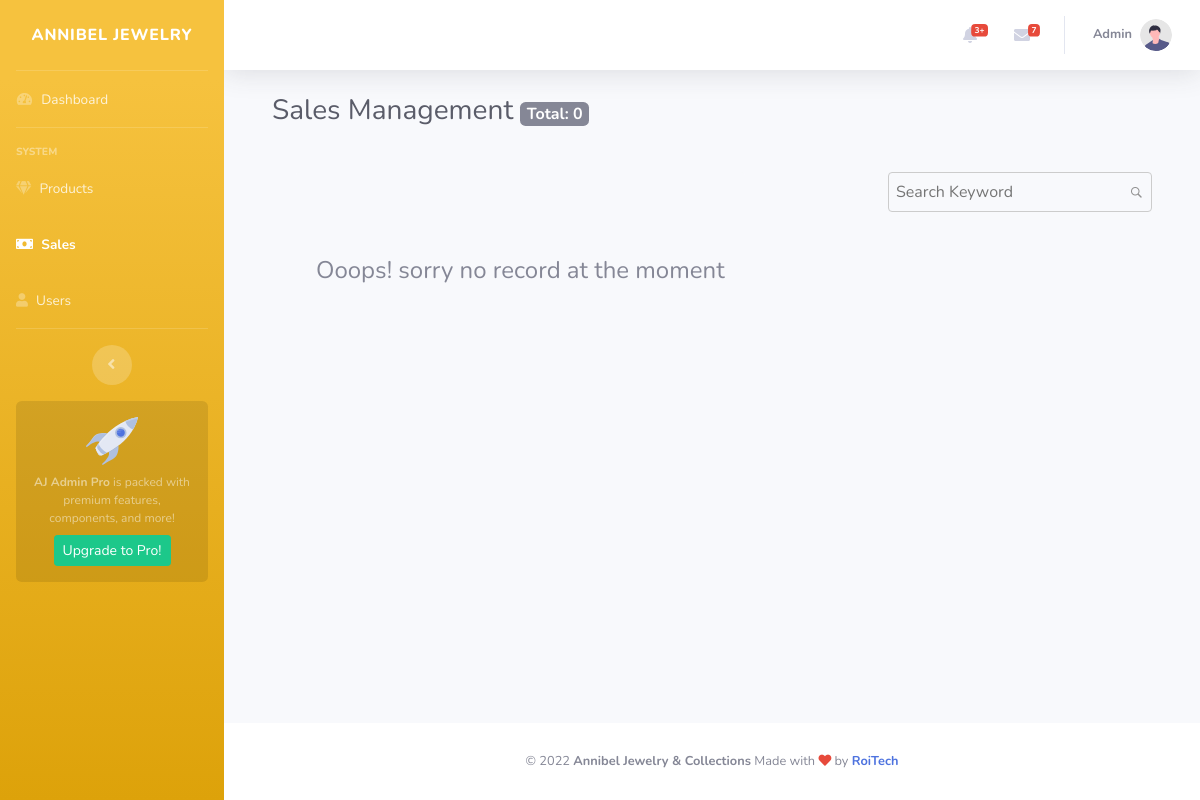
The page /Admin/document_view/sales.php on the database as committed earlier.
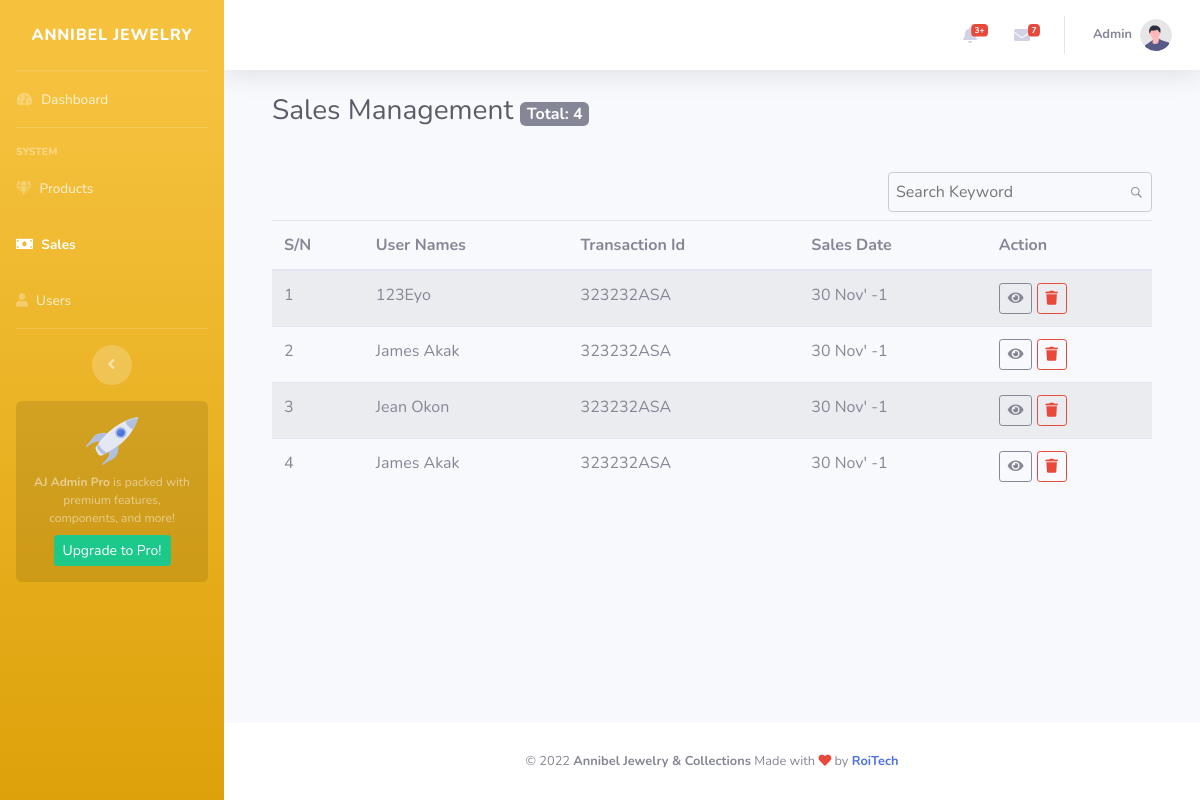
The same page on the database as committed later.
### tables this page shows
CREATE TABLE `sales` (
  `id` int(11) NOT NULL,
  `user_id` int(11) NOT NULL,
  `amount` int(11) NOT NULL,
  `transaction_id` text NOT NULL,
  `sales_date` date NOT NULL DEFAULT current_timestamp(),
  `status` int(11) NOT NULL
);

CREATE TABLE `users` (
  `id` int(11) NOT NULL,
  `email` text NOT NULL,
  `password` text NOT NULL,
  `type` int(11) NOT NULL,
  `fullname` varchar(200) NOT NULL,
  `address` text NOT NULL,
  `town_city` text NOT NULL,
  `country` text NOT NULL,
  `zipcode` varchar(10) NOT NULL,
  `contact_info` text NOT NULL,
  `ordernote` text NOT NULL,
  `created_on` text NOT NULL DEFAULT current_timestamp(),
  `activate_code` text NOT NULL,
  `status` int(11) NOT NULL
);

### Admin/system/custom_model/sharedComponents.php (called while the page is built, shortened)
<?php
class SharedComponents
{
	function connection(){return new Database();}
	function protect($routeValue)
	{
		$data = $routeValue."";
		$ciphering = "AES-128-CTR";
		$options = 0;
		$encryption_iv = '1234567891011121';
		$encryption_key = "eyo123";
		$encryption = openssl_encrypt($data, $ciphering,
		$encryption_key, $options, $encryption_iv);
		return $encryption;
	}
	function unprotect($encryptedValue)
	{
		$ciphering = "AES-128-CTR";
		$options = 0;
		$decryption_iv = '1234567891011121';
		$decryption_key = "eyo123";
		$decryption = openssl_decrypt ($encryptedValue, $ciphering,
		$decryption_key, $options, $decryption_iv);
		return $decryption;
	}
	function getItemCount($tableName)
	{
		$db_handle = $this->connection()->open();
		try
		{
			$stm = $db_handle->prepare("SELECT * FROM $tableName");
			$stm->execute();
			$count = $stm->rowCount();
			return $count;
		}
		catch(PDOException $ex)
		{
			return $ex;
		}
		finally
		{
			$this->connection()->close();
		}
	}
}
?>

### system/models/userAccountModel.php (called while the page is built, shortened)
<?php
class Users
{
	function connection(){return new Database();}
	function SharedComponents(){return new SharedComponents();}
	function users()
	{
        $UserData =  new stdClass();
		$UserData->EncryptedId = "";
        $UserData->Email = "";
        $UserData->Password = "";
        $UserData->Fullname = "";
        $UserData->Address = "";
        $UserData->Town_City = "";
        $UserData->Country = "";
        $UserData->ZipCode = "";
		$UserData->Contact_Info = "";
		$UserData->OrderNote = "";
        return $UserData;
    }
	function getUserById($idds)
    {
        $db_handle = $this->connection()->open();
        try
		{
            $astmt = $db_handle->prepare("SELECT * FROM users WHERE id=:id");
            $astmt->execute(['id' => $this->SharedComponents()->unprotect($idds)]);
            $item = $astmt->fetch();
            if(!empty($item))
            {
                $users = new $UserData;
                $users->EncryptedId = $this->SharedComponents()->protect($item["id"]);
                $users->Email = $item["email"];
                $users->Password = $item["password"];
                $users->Fullname = $item["fullname"];
                $users->Address = $item["address"];
                $users->Town_City = $item["town_city"];
                $users->Country = $item["country"];
                $users->ZipCode = $item["zipcode"];
                $users->Contact_Info = $item["contact_info"];
                $users->OrderNote = $item["ordernote"];
                return $users;
            }
        }
		catch(PDOException $ex)
		{
			return $ex;
		}
		finally
		{
			$this->connection()->close();
		}
    }
}
?>

### Admin/document_view/sales.php (the view, shortened to what this page needs)
<?php
    include '../includes/header.php';
    require_once '../system/custom_model/sharedComponents.php';
    require_once '../../system/models/userAccountModel.php';
    $database_username = 'root';
	$database_password = '';
	$pdo_conn = new PDO( 'mysql:host=localhost;dbname=eyocommerce', $database_username, $database_password );
?>
<body id="page-top">
<?php
	$search_keyword = '';
	$sql = 'SELECT * FROM sales WHERE sales_date LIKE :keyword OR transaction_id LIKE :keyword ORDER BY id DESC ';
	$start=0;
	$limit=" limit " . $start . "," . ROW_PER_PAGE;
	$query = $sql.$limit;
	$pdo_statement = $pdo_conn->prepare($query);
	$pdo_statement->bindValue(':keyword', '%' . $search_keyword . '%', PDO::PARAM_STR);
	$pdo_statement->execute();
	$result = $pdo_statement->fetchAll();
?>
    <div id="wrapper">
        <?php include '../includes//sidebar.php'; ?>
        <div id="content-wrapper" class="d-flex flex-column">
            <div id="content">
                <?php include '../includes//navbar.php'; ?>
                <div class="container-fluid">
                    <div class="container pb-5 mb-4">
                       <div class="d-sm-flex align-items-center justify-content-between mb-4">
                        <h1 class="h3 mb-0 text-gray-800">Sales Management
                            <small class="badge badge-secondary" style="font-size: 1rem;"> Total:
                            <?php
                                $sharedmodel = new SharedComponents();
                                echo $sharedmodel->getItemCount("sales");
                            ?>
                        </small>
                        </h1>
                    </div>
                        <div class="table-striped table-responsive">
                        <form name='frmSearch' action='' method='post'>
                        <div style='text-align:right;margin:20px 0px;'>
                            <input class="mb-2" placeholder="Search Keyword" type='text' name='search[keyword]' value="<?php echo $search_keyword; ?>" id='keyword' maxlength='35'/>
                        </div>
                        <?php
                            if(!empty($result))
                            {
                        ?>
                        <table class="table">
                            <thead>
                                <tr>
                                <th scope="col">S/N</th>
                                <th scope="col">User Names</th>
                                <th scope="col">Transaction Id</th>
                                <th scope="col">Sales Date</th>
                                <th scope="col">Action</th>
                                </tr>
                            </thead>
                            <tbody>
                            <?php
                                    $num = 0;
                                    foreach($result as $row)
                                    {
                                        $salesid = $sharedmodel->protect($row['id']);
                                        $user_id = $row['user_id'];
                                        $transaction_id = $row['transaction_id'];
                                        $sales_date = $row['sales_date'];
                                        $sales_date = new DateTime($sales_date);
                                        $date = $sales_date->format('d')." ".$sales_date->format('M')."' ". $sales_date->format('y');
                                        $userModel = new Users();
                                        $UserData = $userModel->getUserById($sharedmodel->protect($user_id));
                                        $statusername = "Null [No Name]";
                                        if (isset($UserData))
                                        $statusername = $UserData->Fullname;
                                        $num++;
                                ?>
                                <tr>
                                    <td scope="row"><?php echo $num ?></td>
                                    <td>
                                        <a style="text-decoration:none">
                                            <?php echo $statusername ?>
                                        </a>
                                    </td>
                                    <td>
                                        <?php echo $transaction_id ?>
                                    </td>
                                    <td>
                                        <?php echo $date ?>
                                    </td>
                                    <td>
                                        <button class="btn btn-sm btn-outline-secondary" type="button" onclick="main.LoadTeamPopUpForm('sale', '<?php echo $salesid ?>')" title="View Details" data-toggle="modal" data-target=".bd-example-modal-lg">
                                            <i class="fas fa-eye"></i>
                                        </button>
                                        <button class="btn btn-sm btn-outline-danger" type="button" onclick="" title="Delete Sale" onclick="doDeleteSale('<?php echo $salesid ?>')">
                                            <i class="fas fa-trash" ></i>
                                        </button>
                                    </td>
                                </tr>
                                <?php
                                    }
                                ?>
                            </tbody>
                            </table>
                            <?php
                                }
                                else
                                {
                            ?>
                            <div class="container">
                                <div class="row">
                                    <div class="card-header" style="border:none">
                                        <div class="row align-items-center" style="text-align:center;">
                                            <div class="col">
                                                <br>
                                                <br>
                                                <br>
                                                <h4 class="card-header-title text-muted">
                                                    Ooops! sorry no record at the moment
                                                </h4>
                                            </div>
                                        </div>
                                    </div>
                                </div>
                            </div>
                            <?php
                            }
                            ?>
                            </form>
                        </div>
                    </div>
                </div>
            </div>
            <?php include '../includes//footer.php'; ?>
        </div>
    </div>
</body>
</html>

### Admin/includes/header.php (shortened to what this page needs)
<!DOCTYPE html>
<html lang="en">
<head>
    <link href="../vendor/fontawesome-free/css/all.min.css" rel="stylesheet" type="text/css">
    <link href="../css/sb-admin-2.min.css" rel="stylesheet">
    <link href="../css/custom.css" rel="stylesheet">
    <link href="../vendor/alertify/themes/alertify.core.css" rel="stylesheet">
    <link href="../vendor/alertify/themes/alertify.default.css" rel="stylesheet">
    <link href="https://cdn.quilljs.com/1.3.6/quill.snow.css" rel="stylesheet">
</head>

### Admin/includes/sidebar.php (shortened to what this page needs)
<ul class="navbar-nav bg-gradient-warning sidebar sidebar-dark accordion" id="accordionSidebar">
            <a class="sidebar-brand d-flex align-items-center justify-content-center" href="index.php">
                <div class="sidebar-brand-text mx-1">Annibel Jewelry</div>
            </a>
            <hr class="sidebar-divider my-0">
            <li class="nav-item" id="navlink_Dashboard">
                <a class="nav-link" href="../document_view/index.php">
                    <i class="fas fa-fw fa-tachometer-alt"></i>
                    <span>Dashboard</span></a>
            </li>
            <hr class="sidebar-divider">
            <div class="sidebar-heading">
                System
            </div>
            <li class="nav-item" id="navlink_Project">
                <a class="nav-link d-none d-sm-block" href="../document_view/products.php">
                    <i class="fas fa-solid fa-gem"></i>
                    <span>Products</span>
                </a>
            </li>
            <li class="nav-item" id="navlink_Donations">
                <a class="nav-link d-none d-sm-block" href="../document_view/sales.php">
                    <i class="fas fa-solid fa-money-bill"></i>
                    <span>Sales</span>
                </a>
            </li>
            <li class="nav-item" id="navlink_Sponsorship">
                <a class="nav-link d-none d-sm-block" href="../document_view/users.php">
                <i class="fas fa-solid fa-user"></i>
                    <span>Users</span>
                </a>
            </li>
            <hr class="sidebar-divider d-none d-md-block">
            <div class="text-center d-none d-md-inline">
                <button class="rounded-circle border-0" id="sidebarToggle"></button>
            </div>
            <div class="sidebar-card d-none d-lg-flex">
                <img class="sidebar-card-illustration mb-2" src="../img/undraw_rocket.svg" alt="...">
                <p class="text-center mb-2"><strong>AJ Admin Pro</strong> is packed with premium features, components,
                    and more!</p>
                <a class="btn btn-success btn-sm" href="#">Upgrade to
                    Pro!</a>
            </div>
        </ul>

### Admin/includes/navbar.php (shortened to what this page needs)
<nav class="navbar navbar-expand navbar-light bg-white topbar mb-4 static-top shadow">
                    <ul class="navbar-nav ml-auto">
                        <li class="nav-item dropdown no-arrow mx-1">
                            <a class="nav-link dropdown-toggle" href="#" id="alertsDropdown" role="button"
                                data-toggle="dropdown" aria-haspopup="true" aria-expanded="false">
                                <i class="fas fa-bell fa-fw"></i>
                                <span class="badge badge-danger badge-counter">3+</span>
                            </a>
                        </li>
                        <li class="nav-item dropdown no-arrow mx-1">
                            <a class="nav-link dropdown-toggle" href="#" id="messagesDropdown" role="button"
                                data-toggle="dropdown" aria-haspopup="true" aria-expanded="false">
                                <i class="fas fa-envelope fa-fw"></i>
                                <span class="badge badge-danger badge-counter">7</span>
                            </a>
                        </li>
                        <li class="nav-item dropdown no-arrow">
                            <a class="nav-link dropdown-toggle" href="#" id="userDropdown" role="button"
                                data-toggle="dropdown" aria-haspopup="true" aria-expanded="false">
                                <span class="mr-2 d-none d-lg-inline text-gray-600 small">
                                    <b>Admin</b>
                                </span>
                                <img class="img-profile rounded-circle" src="../img/undraw_profile.svg">
                            </a>
                        </li>
                    </ul>
                </nav>

### Admin/includes/footer.php
<footer class="sticky-footer bg-white">
    <div class="container my-auto">
        <div class="copyright text-center my-auto">
            <span>&copy; 2022 <b>Annibel Jewelry & Collections</b> Made with <i class="fa fa-heart text-danger"></i> by <a href="#"><b>RoiTech</b></a></span>
        </div>
    </div>
</footer>

### Admin/css/custom.css (style rules this page uses)
.nav-link { display: block; padding: .5rem 1rem; border-right: none !important; border-left: none !important; border-top: none !important; }

### Admin/document_view/sales.php (style rules this page uses)
#keyword { border: #CCC 1px solid; border-radius: 4px; padding: 7px;background:url("demo-search-icon.png") no-repeat center right 7px; color:gray; width:30%; float:right; }

Rows that differ between the two databases and show on the page:
added sales: user.fullname "123Eyo", transaction "323232ASA", sales_date "30 Nov' -1"
added sales: user.fullname "James Akak", transaction "323232ASA", sales_date "30 Nov' -1"
added sales: user.fullname "Jean Okon", transaction "323232ASA", sales_date "30 Nov' -1"
added sales: user.fullname "James Akak", transaction "323232ASA", sales_date "30 Nov' -1"
Other text that changed with them:
$sharedmodel->getItemCount("sales"): "0" → "4"
text no longer shown: "Ooops! sorry no record at the moment"
text now shown: "S/N User Names Transaction Id Sales Date Action"
